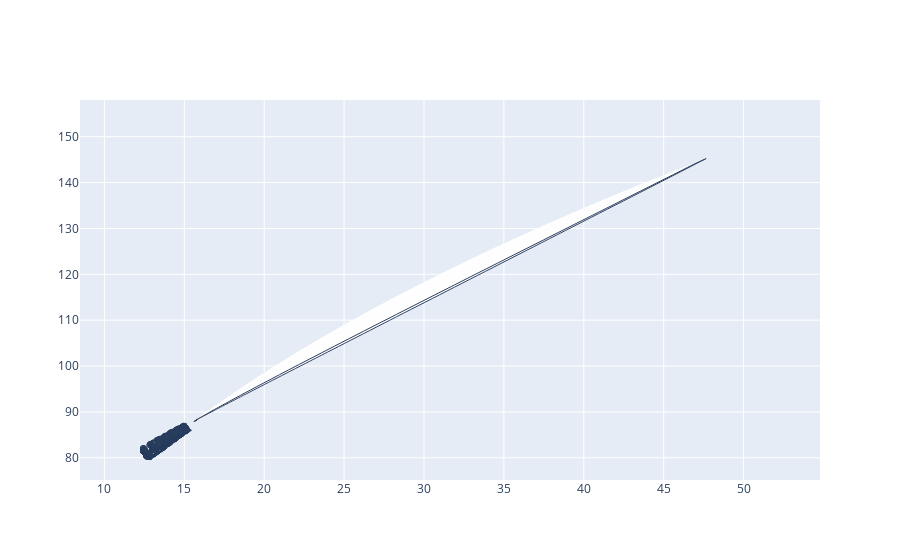

Notebook source saved alongside this figure:
### Code cell
# V_stall (y-axis)
# V_stall = 88 #ft/s- switch to array
import numpy as np
V_stall = np.linspace(88, 145, num=100)
print(V_stall)

# Wing Loading (x-axis)
# Fixed Var
W = 7704 #lbs
S_wet_wing = 792 #ft^2

Wing_loading = W/S_wet_wing #lb/ft^2
#print(Wing_loading)

#alternate vers of W/S using equation:
rho = 0.00238 #slug
# C_L_max = 2 #unitless- switch to array
C_L_max = np.linspace(1.7, 1.9, num=100) #Source: 130B-A2
Wing_loading_2 = 0.5*rho*(V_stall**2)*C_L_max
print(Wing_loading_2)

# AR
AR = np.linspace(0, 10, num=100)

import plotly.graph_objects as go
fig = go.Figure(go.Carpet(
    a = C_L_max,
    b = np.linspace(8, 10, num=100),
    x = Wing_loading_2,
    y = V_stall,
))
#fig.update_xaxes(autorangeoptions_clipmax=47.6,autorangeoptions_clipmin=15.65)
#fig.update_yaxes(autorangeoptions_clipmax=145,autorangeoptions_clipmin=88)
fig.show()
